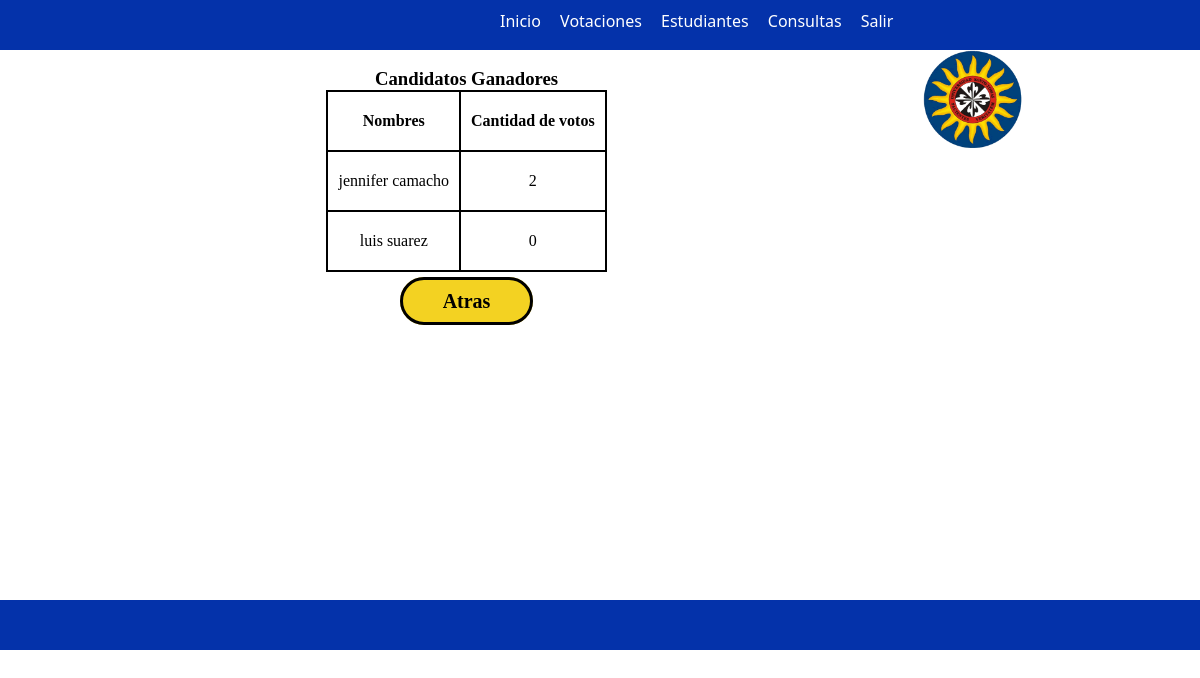
/candidatos-ganadores/21 (signed in), run on the app's committed database.
### app/models.py (models this page shows, shortened)
class Candidato (models.Model):
    estudiante=models.ForeignKey(
        Estudiante,
        related_name='estudiante_candidatos',
        null=True,
        on_delete=models.PROTECT
    )
    Votacion=models.ForeignKey(
        Votacion,
        related_name='votacion_candidatos',
        null=True,
        on_delete=models.PROTECT
    )
    semestre= models.IntegerField(null=True)
    propuesta=models.CharField(max_length=45, null=True)
    cantidadVotos=models.IntegerField(
        null=False,
    )
    class Meta:
        app_label= 'app'

class Estudiante (models.Model):
    semestreActual= models.IntegerField(null=False)
    documento=models.IntegerField(null=False)
    facultad= models.ForeignKey(
        Facultad,
        related_name='estudiantes',
        null=False,
        on_delete=models.PROTECT
    )
    user = models.OneToOneField(
        User,
        related_name='estudiante',
        null=True,
        primary_key=False,
        on_delete=models.PROTECT
    )
    class Meta:
        app_label= 'app'

### app/views.py (the view)
# urls.py: path('candidatos-ganadores/<int:id_votacion>', views.candidatos_ganadores, name='candidatos-ganadores'),
@login_required
def candidatos_ganadores(request, id_votacion):
    c = Candidato.objects.filter(Votacion_id=id_votacion)
    contexto ={
        'Candidato':c,
    }
    return render(request, 'app/candidatos-ganadores.html',contexto)

### app/templates/app/candidatos-ganadores.html (shortened to what this page needs)
{% load static %}
<html lang="en">
<head>
    <link href="{% static 'app/css/estilo_consultavotacion.css' %}" rel="stylesheet">
</head>
<body>
      <div class="contenedor" >
        <div class="header">
          <ul id="menu">
            <li ><a href="{% url 'app:menu_decano' %}">Inicio</a></li>
            <li ><a href="{% url 'app:vot' %}">Votaciones</a></li>
            <li><a href="{% url 'app:est' %}">Estudiantes</a></li>
            <li><a href="{% url 'app:consult' %}">Consultas</a></li>
            <li><a href="{% url 'app:ingresar' %}" >Salir</a></li>
        </ul>
        </div>
            <div class="contenido">
                <br>
                <h3>Candidatos Ganadores</h2>
                <table>
                          <thead>
                            <tr>
                              <th>Nombres</th>
                              <th>Cantidad de votos</th>
                            </tr>
                          </thead>
                          {%for c in Candidato%}
                          <tbody>
                            <tr class="fila">
                              <td>{{c.estudiante.user.first_name}} {{c.estudiante.user.last_name}}</td>
                              <td>{{c.cantidadVotos}}</td>
                            </tr>
                          </tbody>
                          {%endfor%}
                        </table>
                        <br>
                        <a href="{% url 'app:consultar_votacionsemestre' %}" class="cr">Atras</a>
          </div>
              <div class="contenido2">
                <img src="{% static 'app/image/Logotipo_USTA_Colombia.png' %}" alt="logo" width="100">              </div>
              <div class="footer"></div>
            </div>
</body>
</html>

### app/static/app/css/estilo_consultavotacion.css (style rules this page uses)
* { margin: 0; padding: 0; box-sizing: border-box; }
ul li { display: inline; margin-right: 15px; position: relative; left: 500px; top: 10px; }
ul a { text-decoration: none; background: #0432AA; color: #fff; }
.contenedor { background: rgb(255, 255, 255); width: auto; height: auto ; display: grid; grid-template: 50px 550px 50px / 1fr 0.3fr; }
.header { grid-row: 1 / 2; grid-column: 1 / 3; list-style-type: none; font-family: "Segoe UI", Tahoma, Geneva, Verdana, sans-serif; background: #0432AA; height: 50px; }
.contenido { background: #ffffff; grid-row: 2 /3; grid-column: 1 /2; justify-items: center; align-items: end; padding-left: 10px; }
.contenido2 { background: #ffffff; grid-row: 2 /3; grid-column: 2 /3; justify-items: center; align-items: end; }
.footer { background: #0432AA; grid-row: 3 / 4; grid-column: 1 / 3; }
table { margin: auto; }
table,th,td { border: 2px solid black; border-collapse: collapse; padding: 20px 10px; text-align: center; }
td { cursor: pointer; }
h3 { display:inline; }
.cr { text-decoration:none; font-weight: 600; font-size: 20px; color:#000000; padding-top:10px; padding-bottom:10px; padding-left:40px; padding-right:40px; background-color: F3D222; border-color: #000000; border-width: 3px; border-style: solid; border-radius:35px; }

### data on the page
Candidato: estudiante.user.first_name "jennifer", estudiante.user.last_name "camacho", cantidadVotos "2"
Candidato: estudiante.user.first_name "luis", estudiante.user.last_name "suarez", cantidadVotos "0"
